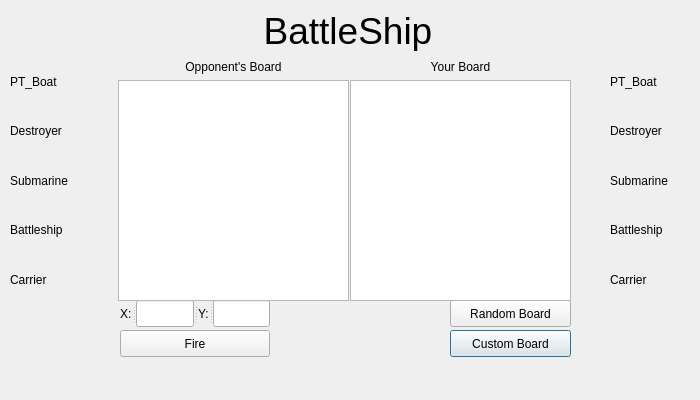
<?xml version="1.0" encoding="UTF-8"?>
<ui version="4.0">
 <class>BattleAIGame</class>
 <widget class="QDialog" name="BattleAIGame">
  <property name="geometry">
   <rect>
    <x>0</x>
    <y>0</y>
    <width>700</width>
    <height>400</height>
   </rect>
  </property>
  <property name="windowTitle">
   <string>BattleShip Computer Game</string>
  </property>
  <widget class="QLabel" name="GameLogo">
   <property name="geometry">
    <rect>
     <x>248</x>
     <y>10</y>
     <width>200</width>
     <height>41</height>
    </rect>
   </property>
   <property name="font">
    <font>
     <pointsize>28</pointsize>
    </font>
   </property>
   <property name="text">
    <string>BattleShip</string>
   </property>
   <property name="alignment">
    <set>Qt::AlignCenter</set>
   </property>
  </widget>
  <widget class="QPushButton" name="CustomButton">
   <property name="geometry">
    <rect>
     <x>450</x>
     <y>330</y>
     <width>121</width>
     <height>27</height>
    </rect>
   </property>
   <property name="text">
    <string>Custom Board</string>
   </property>
  </widget>
  <widget class="QPushButton" name="RandomButton">
   <property name="geometry">
    <rect>
     <x>450</x>
     <y>300</y>
     <width>121</width>
     <height>27</height>
    </rect>
   </property>
   <property name="text">
    <string>Random Board</string>
   </property>
  </widget>
  <widget class="QSplitter" name="Coordinates">
   <property name="enabled">
    <bool>true</bool>
   </property>
   <property name="geometry">
    <rect>
     <x>120</x>
     <y>300</y>
     <width>150</width>
     <height>27</height>
    </rect>
   </property>
   <property name="sizePolicy">
    <sizepolicy hsizetype="Fixed" vsizetype="Preferred">
     <horstretch>0</horstretch>
     <verstretch>0</verstretch>
    </sizepolicy>
   </property>
   <property name="orientation">
    <enum>Qt::Horizontal</enum>
   </property>
   <widget class="QLabel" name="XLabel">
    <property name="enabled">
     <bool>true</bool>
    </property>
    <property name="text">
     <string>X:</string>
    </property>
   </widget>
   <widget class="QLineEdit" name="FireRowText">
    <property name="sizePolicy">
     <sizepolicy hsizetype="Preferred" vsizetype="Fixed">
      <horstretch>0</horstretch>
      <verstretch>0</verstretch>
     </sizepolicy>
    </property>
   </widget>
   <widget class="QLabel" name="YLabel">
    <property name="text">
     <string>Y:</string>
    </property>
   </widget>
   <widget class="QLineEdit" name="FireColText">
    <property name="enabled">
     <bool>true</bool>
    </property>
    <property name="sizePolicy">
     <sizepolicy hsizetype="Preferred" vsizetype="Fixed">
      <horstretch>0</horstretch>
      <verstretch>0</verstretch>
     </sizepolicy>
    </property>
   </widget>
  </widget>
  <widget class="QWidget" name="layoutWidget">
   <property name="geometry">
    <rect>
     <x>350</x>
     <y>60</y>
     <width>221</width>
     <height>241</height>
    </rect>
   </property>
   <layout class="QVBoxLayout" name="PlayerWin">
    <property name="sizeConstraint">
     <enum>QLayout::SetNoConstraint</enum>
    </property>
    <item>
     <widget class="QLabel" name="PlayerBoardLabel">
      <property name="text">
       <string>Your Board</string>
      </property>
      <property name="alignment">
       <set>Qt::AlignCenter</set>
      </property>
     </widget>
    </item>
    <item>
     <widget class="QTextBrowser" name="PlayerGameBoard"/>
    </item>
   </layout>
  </widget>
  <widget class="QPushButton" name="FireButton">
   <property name="geometry">
    <rect>
     <x>120</x>
     <y>330</y>
     <width>150</width>
     <height>27</height>
    </rect>
   </property>
   <property name="text">
    <string>Fire</string>
   </property>
  </widget>
  <widget class="QWidget" name="layoutWidget_2">
   <property name="geometry">
    <rect>
     <x>118</x>
     <y>60</y>
     <width>231</width>
     <height>241</height>
    </rect>
   </property>
   <layout class="QVBoxLayout" name="EnemyWin">
    <property name="sizeConstraint">
     <enum>QLayout::SetNoConstraint</enum>
    </property>
    <item>
     <widget class="QLabel" name="EnemyBoardLabel">
      <property name="text">
       <string>Opponent's Board</string>
      </property>
      <property name="alignment">
       <set>Qt::AlignCenter</set>
      </property>
     </widget>
    </item>
    <item>
     <widget class="QTextBrowser" name="OpponentGameBoard">
      <property name="maximumSize">
       <size>
        <width>16777215</width>
        <height>16777215</height>
       </size>
      </property>
     </widget>
    </item>
   </layout>
  </widget>
  <widget class="QWidget" name="layoutWidget">
   <property name="geometry">
    <rect>
     <x>10</x>
     <y>60</y>
     <width>75</width>
     <height>241</height>
    </rect>
   </property>
   <layout class="QVBoxLayout" name="EnemyShips">
    <item>
     <widget class="QLabel" name="Enemy_Pt">
      <property name="text">
       <string>PT_Boat</string>
      </property>
     </widget>
    </item>
    <item>
     <widget class="QLabel" name="Enemy_Des">
      <property name="text">
       <string>Destroyer</string>
      </property>
     </widget>
    </item>
    <item>
     <widget class="QLabel" name="Enemy_Sub">
      <property name="text">
       <string>Submarine</string>
      </property>
     </widget>
    </item>
    <item>
     <widget class="QLabel" name="Enemy_Bat">
      <property name="text">
       <string>Battleship</string>
      </property>
     </widget>
    </item>
    <item>
     <widget class="QLabel" name="Enemy_Car">
      <property name="text">
       <string>Carrier</string>
      </property>
     </widget>
    </item>
   </layout>
  </widget>
  <widget class="QWidget" name="layoutWidget_3">
   <property name="geometry">
    <rect>
     <x>610</x>
     <y>60</y>
     <width>75</width>
     <height>241</height>
    </rect>
   </property>
   <layout class="QVBoxLayout" name="PlayerShips">
    <item>
     <widget class="QLabel" name="Player_Pt">
      <property name="text">
       <string>PT_Boat</string>
      </property>
     </widget>
    </item>
    <item>
     <widget class="QLabel" name="Player_Des">
      <property name="text">
       <string>Destroyer</string>
      </property>
     </widget>
    </item>
    <item>
     <widget class="QLabel" name="Player_Sub">
      <property name="text">
       <string>Submarine</string>
      </property>
     </widget>
    </item>
    <item>
     <widget class="QLabel" name="Player_Bat">
      <property name="text">
       <string>Battleship</string>
      </property>
     </widget>
    </item>
    <item>
     <widget class="QLabel" name="Player_Car">
      <property name="text">
       <string>Carrier</string>
      </property>
     </widget>
    </item>
   </layout>
  </widget>
 </widget>
 <resources/>
 <connections/>
</ui>
